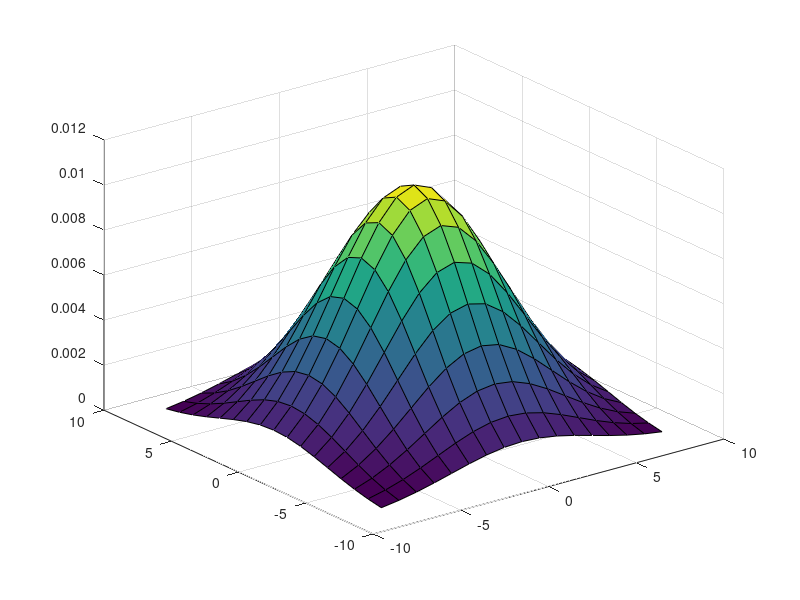

MATLAB code for this plot: (Note: this script raises an error after producing the figure.)
function main()
    clear all;
    close all;
    
    sd = 4;
    gaussianKernel = GetTwoDGaussian(sd);
    % for drawing
    steps = sd*2*2+1;
    xValues = linspace(-2*sd,2*sd,steps);
    yValues = linspace(-2*sd,2*sd,steps);
    
    % draw Gaussian
    figure;
    surf(xValues,yValues,gaussianKernel);
    
    gaussianBlurredImage = GaussianBlur(sd);
    
    fourierTransformBlurred = FourierTransformBlur(sd);
    fourierTransformBlurredUint8 = uint8(fourierTransformBlurred);
    croppedFourierTransformBlurred = imcrop(fourierTransformBlurredUint8, [9, 9, 426, 426]);
    
    % show result from both blurs
    %figure;
    %imshow(gaussianBlurredImage);
    %title("Padded Gaussian Blurred Image");
    
    croppedGaussinImage = imcrop(gaussianBlurredImage, [9, 9, 426, 426]);
    figure;
    imshow(croppedGaussinImage);
    title("Gaussian Blurred Image");
    
    %figure;
    %imshow(fourierTransformBlurredUint8);
    %title("Padded Fourier Transformed Blurred Image");
    
    figure;
    imshow(uint8(croppedFourierTransformBlurred));
    title("Fourier Transformed Blurred Image");
    mseBetweenGaussionBlurAndFourierTransformBlur = immse (croppedGaussinImage, croppedFourierTransformBlurred)
    
    stepCount = (sd^2)/2;
    heatBlurred = HeatFunctionBlur(stepCount);
    heatBlurredUint8 = uint8(heatBlurred);
    figure;
    imshow(heatBlurredUint8);
    title("Heat Equation Blurred Image");
    mseBetweenGaussianBlurAndHeatEquationBlur = immse(croppedGaussinImage,heatBlurredUint8)
    %immse(croppedFourierTransformBlurred,heatBlurredUint8)
end

% Draw 2D Gaussian
function gaussianKernel = GetTwoDGaussian(sd)
    steps = sd*2*2+1;
    gaussianKernel = zeros(steps, steps);

    xValues = linspace(-2*sd,2*sd,steps);
    yValues = linspace(-2*sd,2*sd,steps);

    for xIdx = 1:length(xValues)
        for yIdx = 1:length(yValues)
            x = xValues(xIdx);
            y = xValues(yIdx);
            r = double(sqrt(x.^2 + y.^2));
            g = (1/(sqrt(2*pi).*sd.^2))*exp(-(r.^2)/(2.*(sd.^2)));
            gaussianKernel(xIdx, yIdx) = g;
        end
    end
    
   % devide by the sum, so when it convolutes with the image, the pixel
   % value does not exceed the maximum
   gaussianKernel=gaussianKernel./sum(gaussianKernel(:)); 
end

% Gaussian Blur
function gaussianBlurredImage = GaussianBlur(sd)
    kernelSize = sd*2*2+1;

    % build gaussian kernel
    gaussianKernel = GetTwoDGaussian(sd);

    % get grayscale picture
    mitPicFileName = strcat('mit','.jpg');
    mitColorImage = imread(mitPicFileName);
    mitGreyImage = rgb2gray(mitColorImage);
    
    % add zero paddings
    paddedGreyImage = padarray(mitGreyImage, [8 8], 0, 'both');
    [greyRows, greyColumns, numberOfGreyIntensityChannels] = size(paddedGreyImage);

    % create a new image to store new blurred pixel value
    blurredGreyImage=uint8(zeros(greyRows,greyColumns,1));

    for row = 1:greyRows
        for col = 1:greyColumns
            kernelRowStart = 1;
            kernelRowEnd = kernelSize;
            kernelColStart = 1;
            kernelColEnd = kernelSize;

            % only assign blurredGreyImage with the ones that have kernel
            % fully covered
            if ( row < greyRows - kernelSize+2 && col < greyColumns - kernelSize+2)
                
            intensityTotal = 0;
            for kRow = kernelRowStart:kernelRowEnd
                for kCol = kernelColStart:kernelColEnd
                    intensityTotal = intensityTotal + ...
                        double(paddedGreyImage(row+kRow-1,...
                        col+kCol-1, 1))*...
                        gaussianKernel(kRow,kCol);
                end
            end
            blurredPixel = double(intensityTotal);
            % assign the center pixel of where the kernel covers
            blurredGreyImage(row+sd*2,col+sd*2,1) = uint8(blurredPixel);
            end 
        end
    end
    gaussianBlurredImage = blurredGreyImage;
end

function fourierTransformBlurred = FourierTransformBlur(sd)
    % fourier transform of image
    mitPicFileName = strcat('mit','.jpg');
    mitColorImage = imread(mitPicFileName);
    mitGreyImage = rgb2gray(mitColorImage);
    
    % 8 padding on each side like the previous method
    paddedSiz = 427+8;
    [imageRows, imageCols, layers] = size(mitGreyImage);
    imageTransformed = fft2(double(mitGreyImage),paddedSiz, paddedSiz);
    
    % fourier tranform of gaussian
    gaussianKernel = GetTwoDGaussian(sd);
    gaussianTransformed = fft2(gaussianKernel, paddedSiz, paddedSiz);

    % scaler multiply of two fourier transformed
    fourierTransformed=double(imageTransformed.*gaussianTransformed);
    
    % get the inverse fourier transform of the scaler multiply result
    inversedFourierTransformed = ifft2(double(fourierTransformed));
    fourierTransformBlurred = inversedFourierTransformed;
end

function heatBlurredImage = HeatFunctionBlur(step)
    stepSize = 1;
    
    mitPicFileName = strcat('mit','.jpg');
    mitColorImage = imread(mitPicFileName);
    originalImage = rgb2gray(mitColorImage);
    originalImage = double(originalImage);
    
    [greyRows, greyColumns, numberOfGreyIntensityChannels] = size(originalImage);
    
    imageAfterStep =double(zeros(greyRows,greyColumns));
    
    for s = 1: step
        [ix, iy] = gradient(originalImage);
        [ixx,h] = gradient(ix);
        [h,iyy] = gradient(iy);
        
        g = ixx+iyy;
        
        imageAfterStep = stepSize*g+double(originalImage);
        
        %imshow(mat2gray(originalImage));
        originalImage = imageAfterStep;
    end
    
    heatBlurredImage = imageAfterStep;
end
    
